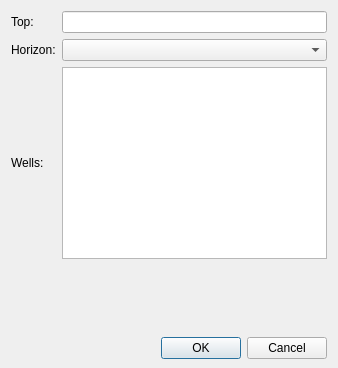
<?xml version="1.0" encoding="UTF-8"?>
<ui version="4.0">
 <class>HorizonToTopDialog</class>
 <widget class="QDialog" name="HorizonToTopDialog">
  <property name="geometry">
   <rect>
    <x>0</x>
    <y>0</y>
    <width>338</width>
    <height>368</height>
   </rect>
  </property>
  <property name="sizePolicy">
   <sizepolicy hsizetype="Preferred" vsizetype="Minimum">
    <horstretch>0</horstretch>
    <verstretch>0</verstretch>
   </sizepolicy>
  </property>
  <property name="minimumSize">
   <size>
    <width>0</width>
    <height>50</height>
   </size>
  </property>
  <property name="windowTitle">
   <string>Dialog</string>
  </property>
  <layout class="QVBoxLayout" name="verticalLayout">
   <property name="bottomMargin">
    <number>9</number>
   </property>
   <item>
    <layout class="QGridLayout" name="gridLayout">
     <item row="0" column="0">
      <widget class="QLabel" name="label_4">
       <property name="text">
        <string>Top:</string>
       </property>
      </widget>
     </item>
     <item row="0" column="1">
      <widget class="QLineEdit" name="leTop"/>
     </item>
     <item row="2" column="0">
      <widget class="QLabel" name="label">
       <property name="text">
        <string>Wells:</string>
       </property>
      </widget>
     </item>
     <item row="2" column="1">
      <widget class="QListWidget" name="lwWells">
       <property name="selectionMode">
        <enum>QAbstractItemView::ExtendedSelection</enum>
       </property>
      </widget>
     </item>
     <item row="1" column="0">
      <widget class="QLabel" name="label_2">
       <property name="text">
        <string>Horizon:</string>
       </property>
      </widget>
     </item>
     <item row="1" column="1">
      <widget class="QComboBox" name="cbHorizon"/>
     </item>
    </layout>
   </item>
   <item>
    <spacer name="verticalSpacer">
     <property name="orientation">
      <enum>Qt::Vertical</enum>
     </property>
     <property name="sizeHint" stdset="0">
      <size>
       <width>20</width>
       <height>48</height>
      </size>
     </property>
    </spacer>
   </item>
   <item>
    <widget class="QDialogButtonBox" name="buttonBox">
     <property name="orientation">
      <enum>Qt::Horizontal</enum>
     </property>
     <property name="standardButtons">
      <set>QDialogButtonBox::Cancel|QDialogButtonBox::Ok</set>
     </property>
    </widget>
   </item>
  </layout>
 </widget>
 <resources/>
 <connections>
  <connection>
   <sender>buttonBox</sender>
   <signal>accepted()</signal>
   <receiver>HorizonToTopDialog</receiver>
   <slot>accept()</slot>
   <hints>
    <hint type="sourcelabel">
     <x>257</x>
     <y>665</y>
    </hint>
    <hint type="destinationlabel">
     <x>157</x>
     <y>274</y>
    </hint>
   </hints>
  </connection>
  <connection>
   <sender>buttonBox</sender>
   <signal>rejected()</signal>
   <receiver>HorizonToTopDialog</receiver>
   <slot>reject()</slot>
   <hints>
    <hint type="sourcelabel">
     <x>325</x>
     <y>665</y>
    </hint>
    <hint type="destinationlabel">
     <x>286</x>
     <y>274</y>
    </hint>
   </hints>
  </connection>
 </connections>
</ui>
